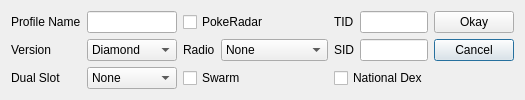
<?xml version="1.0" encoding="UTF-8"?>
<ui version="4.0">
 <class>ProfileEditor4</class>
 <widget class="QDialog" name="ProfileEditor4">
  <property name="geometry">
   <rect>
    <x>0</x>
    <y>0</y>
    <width>490</width>
    <height>100</height>
   </rect>
  </property>
  <property name="windowTitle">
   <string>Profile Editor Gen 4</string>
  </property>
  <layout class="QGridLayout" name="gridLayout">
   <item row="1" column="0">
    <widget class="QLabel" name="labelVersion">
     <property name="text">
      <string>Version</string>
     </property>
    </widget>
   </item>
   <item row="0" column="5">
    <widget class="TextBox" name="textBoxTID"/>
   </item>
   <item row="0" column="1">
    <widget class="QLineEdit" name="lineEditProfile"/>
   </item>
   <item row="1" column="6">
    <widget class="QPushButton" name="pushButtonCancel">
     <property name="text">
      <string>Cancel</string>
     </property>
    </widget>
   </item>
   <item row="1" column="4">
    <widget class="QLabel" name="labelSID">
     <property name="text">
      <string>SID</string>
     </property>
    </widget>
   </item>
   <item row="0" column="6">
    <widget class="QPushButton" name="pushButtonOkay">
     <property name="text">
      <string>Okay</string>
     </property>
    </widget>
   </item>
   <item row="1" column="5">
    <widget class="TextBox" name="textBoxSID"/>
   </item>
   <item row="0" column="4">
    <widget class="QLabel" name="labelTID">
     <property name="text">
      <string>TID</string>
     </property>
    </widget>
   </item>
   <item row="1" column="1">
    <widget class="ComboBox" name="comboBoxVersion">
     <item>
      <property name="text">
       <string>Diamond</string>
      </property>
     </item>
     <item>
      <property name="text">
       <string>Pearl</string>
      </property>
     </item>
     <item>
      <property name="text">
       <string>Platinum</string>
      </property>
     </item>
     <item>
      <property name="text">
       <string>Heart Gold</string>
      </property>
     </item>
     <item>
      <property name="text">
       <string>Soul Silver</string>
      </property>
     </item>
    </widget>
   </item>
   <item row="0" column="0">
    <widget class="QLabel" name="labelProfile">
     <property name="text">
      <string>Profile Name</string>
     </property>
    </widget>
   </item>
   <item row="2" column="0">
    <widget class="QLabel" name="labelDualSlot">
     <property name="text">
      <string>Dual Slot</string>
     </property>
    </widget>
   </item>
   <item row="2" column="1">
    <widget class="ComboBox" name="comboBoxDualSlot">
     <item>
      <property name="text">
       <string>None</string>
      </property>
     </item>
     <item>
      <property name="text">
       <string>Ruby</string>
      </property>
     </item>
     <item>
      <property name="text">
       <string>Sapphire</string>
      </property>
     </item>
     <item>
      <property name="text">
       <string>Fire Red</string>
      </property>
     </item>
     <item>
      <property name="text">
       <string>Leaf Green</string>
      </property>
     </item>
     <item>
      <property name="text">
       <string>Emerald</string>
      </property>
     </item>
    </widget>
   </item>
   <item row="0" column="2" colspan="2">
    <widget class="QCheckBox" name="checkBoxRadar">
     <property name="text">
      <string>PokeRadar</string>
     </property>
    </widget>
   </item>
   <item row="1" column="2">
    <widget class="QLabel" name="labelRadio">
     <property name="text">
      <string>Radio</string>
     </property>
    </widget>
   </item>
   <item row="1" column="3">
    <widget class="QComboBox" name="comboBoxRadio">
     <property name="enabled">
      <bool>true</bool>
     </property>
     <item>
      <property name="text">
       <string>None</string>
      </property>
     </item>
     <item>
      <property name="text">
       <string>Hoenn Sound</string>
      </property>
     </item>
     <item>
      <property name="text">
       <string>Sinnoh Sound</string>
      </property>
     </item>
    </widget>
   </item>
   <item row="2" column="2" colspan="2">
    <widget class="QCheckBox" name="checkBoxSwarm">
     <property name="text">
      <string>Swarm</string>
     </property>
    </widget>
   </item>
   <item row="2" column="4" colspan="2">
    <widget class="QCheckBox" name="checkBoxNationalDex">
     <property name="text">
      <string>National Dex</string>
     </property>
    </widget>
   </item>
  </layout>
 </widget>
 <customwidgets>
  <customwidget>
   <class>TextBox</class>
   <extends>QLineEdit</extends>
   <header>Forms/Controls/TextBox.hpp</header>
  </customwidget>
  <customwidget>
   <class>ComboBox</class>
   <extends>QComboBox</extends>
   <header>Forms/Controls/ComboBox.hpp</header>
  </customwidget>
 </customwidgets>
 <tabstops>
  <tabstop>lineEditProfile</tabstop>
  <tabstop>comboBoxVersion</tabstop>
  <tabstop>comboBoxDualSlot</tabstop>
  <tabstop>checkBoxRadar</tabstop>
  <tabstop>comboBoxRadio</tabstop>
  <tabstop>checkBoxSwarm</tabstop>
  <tabstop>textBoxTID</tabstop>
  <tabstop>textBoxSID</tabstop>
  <tabstop>checkBoxNationalDex</tabstop>
  <tabstop>pushButtonOkay</tabstop>
  <tabstop>pushButtonCancel</tabstop>
 </tabstops>
 <resources/>
 <connections>
  <connection>
   <sender>pushButtonCancel</sender>
   <signal>clicked()</signal>
   <receiver>ProfileEditor4</receiver>
   <slot>reject()</slot>
   <hints>
    <hint type="sourcelabel">
     <x>514</x>
     <y>56</y>
    </hint>
    <hint type="destinationlabel">
     <x>511</x>
     <y>84</y>
    </hint>
   </hints>
  </connection>
 </connections>
</ui>
